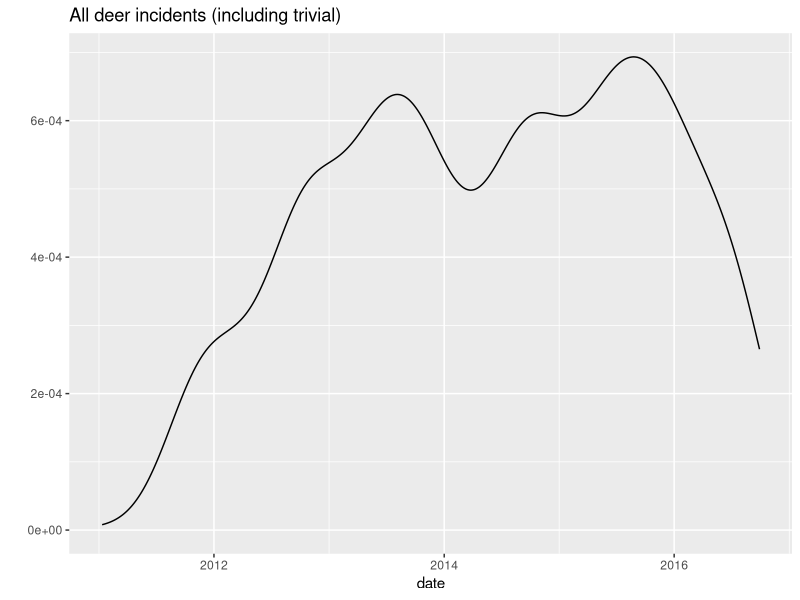
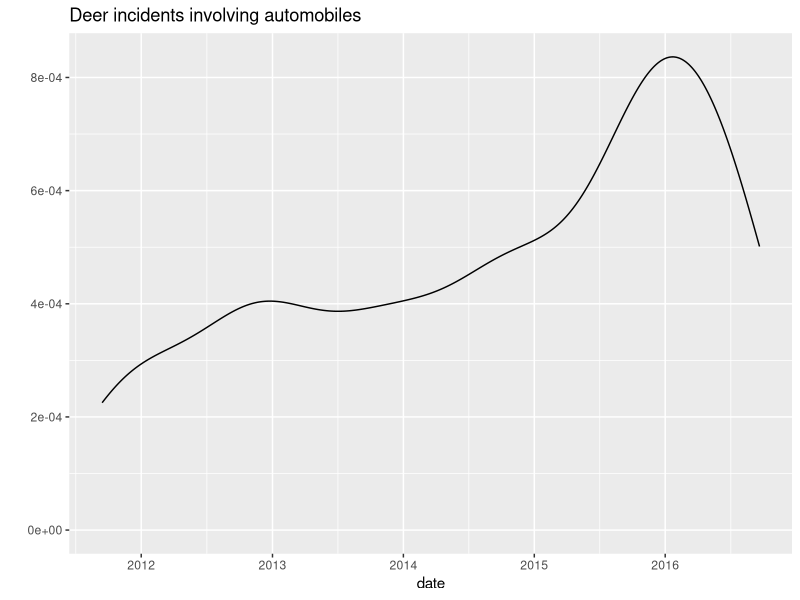
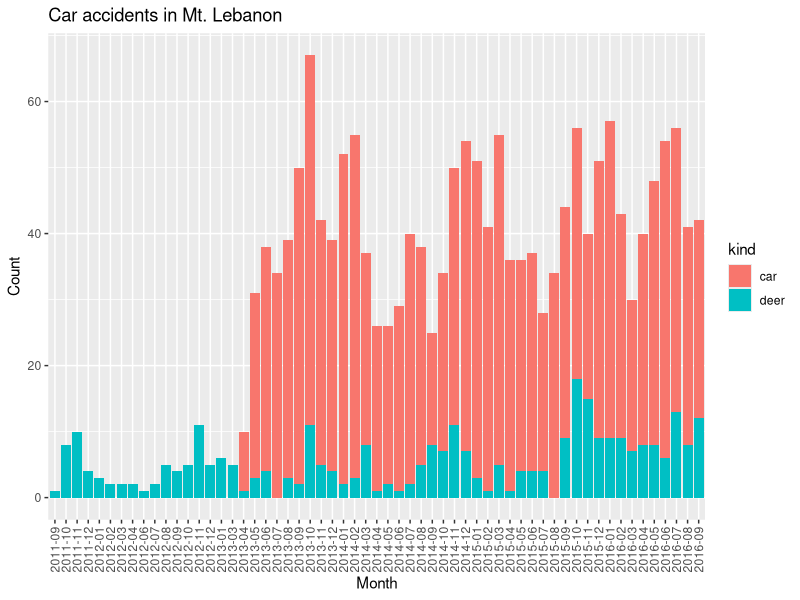
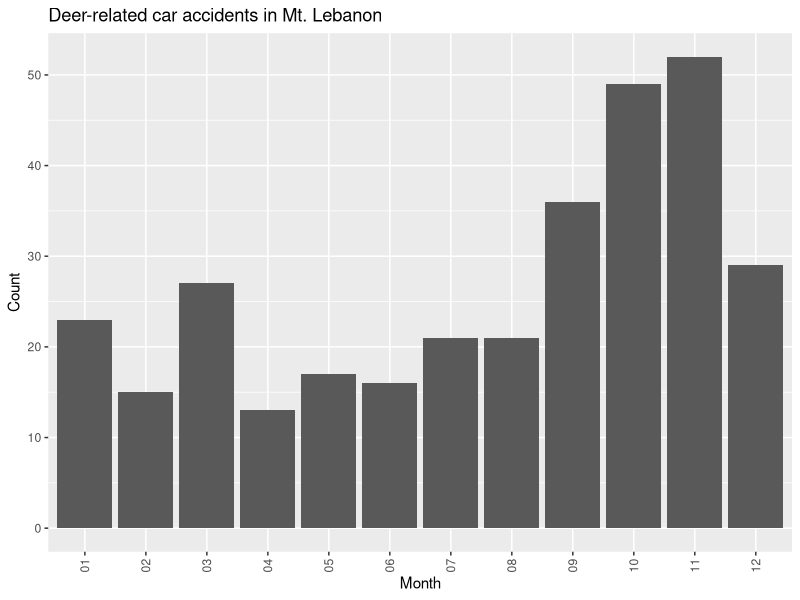
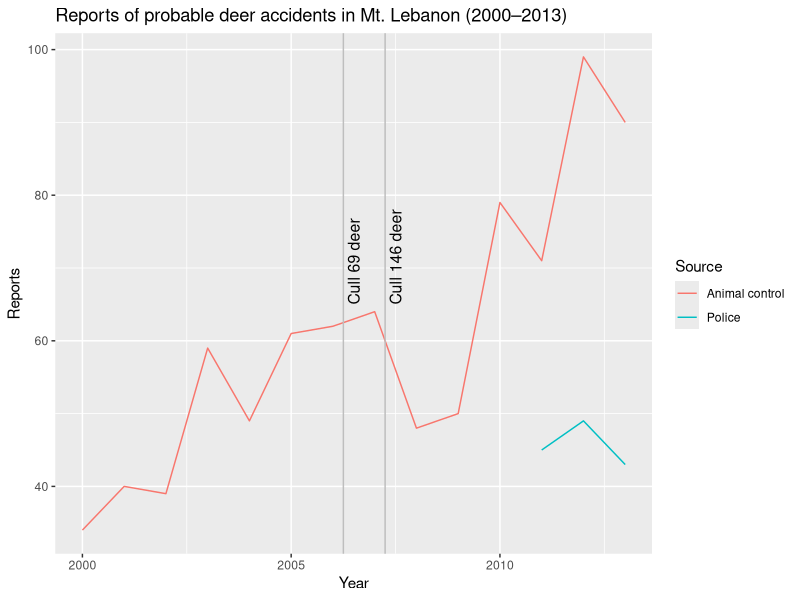
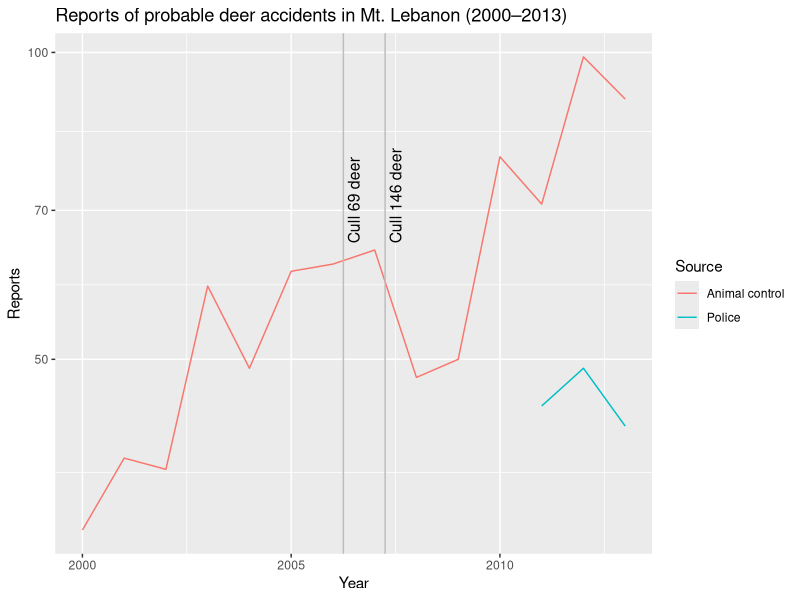
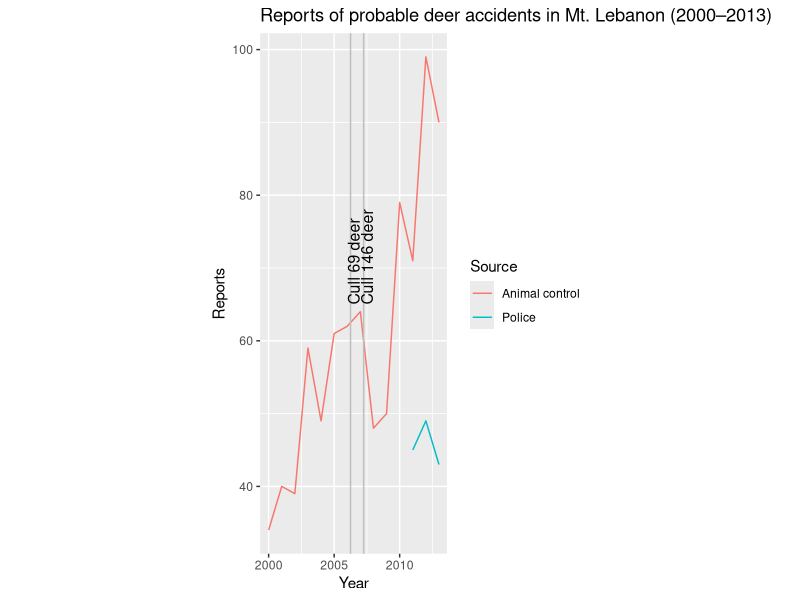
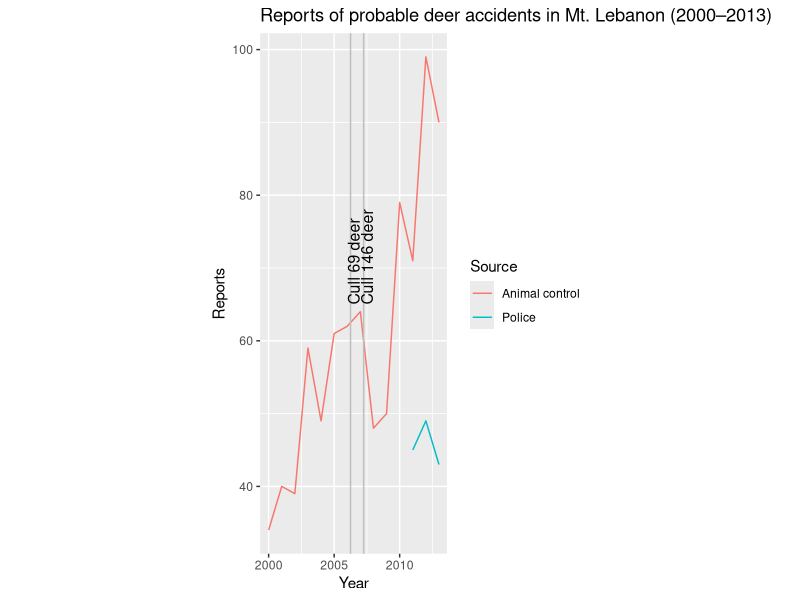

R code for these plots, in order:
library(ggplot2)
library(lubridate)
library(scales)
library(dplyr)  # Load last to shadow earlier-defined functions.
library(tidyr)
library(ggthemes)

deer_incidents <- read.csv("data/mt-lebanon-deer-incidents.csv",
                           as.is=c(1,6))
deer_incidents <- transform(deer_incidents, date = mdy(Incident.Date))
deer_incidents <- transform(deer_incidents, Incident.Date = NULL)

qplot(date, data = deer_incidents, geom = "density",
      main = "All deer incidents (including trivial)")

### For context, compare deer-related car accidents with all car accidents.

deer_accidents <- subset(deer_incidents, Vehicle.Involved == "X")
deer_accidents <- transform(deer_accidents, vehicles=1, Vehicle.Involved=NULL)

qplot(date, data = deer_accidents, geom = "density",
      main = "Deer incidents involving automobiles")

car_accidents <- read.csv("data/police-blotter/accidents.csv")
car_accidents <- transform(car_accidents, date = ymd(date), time = hm(time))

## The car-accident data come from the accidents section of police
## blotters. The blotters are published weekly, but we can't take for
## granted that the blotters will each cover exactly 7 days worth of
## reporting, or that there won't be missing blotters. Therefore, to
## determine the years worth of data coverage we have, we add up the
## dates covered by the individual police blotters in our data set.
pbdates <- read.csv("data/police-blotter/police_blotter_date_ranges.csv")
pbdates <- mutate(pbdates,
                  from = mdy(from),
                  to = mdy(to),
                  years = (to - from) / dyears(1) + 1/365)  # Inclusive.
if (length(unique(pbdates$years)) > 1) {
  ## Right now, all of the blotters cover 7 days. If that ever changes,
  ## we ought to verify that there wasn't a data-entry error.
  stop("Check dates on police blotters for inconsistencies.")
}
police_blotter_data_coverage_in_years <- sum(pbdates$years)

deer_accidents_in_car_accidents_date_range <-
  subset(deer_accidents, (date >= min(car_accidents$date) &
                          date <= max(car_accidents$date)))

deer_accidents_included_in_car_accidents <-
  subset(deer_accidents_in_car_accidents_date_range,
         date %in% car_accidents$date)

deer_accidents_missing_in_car_accidents <-
  subset(deer_accidents_in_car_accidents_date_range,
         ! date %in% car_accidents$date)

combined_accidents <-
  rbind(data.frame(date = deer_accidents$date, kind = "deer", vehicles = 1),
        data.frame(date = car_accidents$date,  kind = "car",
                   vehicles = car_accidents$vehicles))

combined_accidents <-
  transform(combined_accidents, month = floor_date(date, "month"))

qplot(as.factor(substr(month, 1, 7)), data = combined_accidents,
      weight = vehicles, fill = kind,
      main = "Car accidents in Mt. Lebanon",
      xlab = "Month", ylab = "Count") +
  theme(axis.text.x = element_text(angle = 90, vjust = 0.5))

summarize(car_accidents, vehicles = sum(vehicles))

### In which months are deer-related car accidents most common?

qplot(as.factor(substr(date, 6, 7)), data = deer_accidents,
      weight = vehicles,
      main = "Deer-related car accidents in Mt. Lebanon",
      xlab = "Month", ylab = "Count") +
  theme(axis.text.x = element_text(angle = 90, vjust = 0.5))


### In terms of injury risk, how do deer incidents compare to car accidents?

## First, deer-related incidents.
(deer_injury_incidents <- sum(deer_incidents$Person.Injured == "X"))
(deer_incident_years <- diff(range(deer_incidents$date)) / dyears(1))
(deer_injury_incidents_per_year <- deer_injury_incidents / deer_incident_years)

## Next, car-related incidents.
(car_injury_incidents <- sum(car_accidents$injuries > 0))
(car_incident_years <- police_blotter_data_coverage_in_years)
(car_injury_incidents_per_year <- car_injury_incidents / car_incident_years)

(relative_risk_of_injury_car_to_deer <-
 car_injury_incidents_per_year / deer_injury_incidents_per_year)


### If there's a car accident in Mt. Lebanon, how much more (or less) likely
### is it to injure someone, given that a deer was involved?
frequency <- function(bools) sum(bools) / length(bools)
(freq_of_injury_in_all_car_accidents <- frequency(car_accidents$injuries > 0))
(freq_of_injury_in_deer_car_accidents <- frequency(deer_accidents$Person.Injured == "X"))
(rel_freq_of_injury_in_accidents_if_deer_involved <-
     (freq_of_injury_in_deer_car_accidents /
          freq_of_injury_in_all_car_accidents))

### Compute some yearly and monthly summary statistics.
group_by(deer_accidents, year(date)) %>%
  summarise(accidents = n())

group_by(deer_accidents, floor_date(date, "month")) %>%
  summarise(accidents = n()) %>%
  View

group_by(deer_accidents, year = year(date)) %>%
  summarise(accidents = n())

group_by(deer_accidents,
         year = year(date),
         last = month(date) > 8) %>%
  summarise(accidents = n())


### Pedestrian/bicyclist accidents.

pedcyc_incidents <-
  read.csv("data/pedestrian-and-bicyclist-accidents.csv",
           colClasses=c(
             "factor", rep("character", 3), rep("numeric", 3),
             rep("character", 7), "numeric"))
pedcyc_incidents <- transform(pedcyc_incidents, when=ymd_hm(paste(DATE, TIME)))
## select(subset(pedcyc_incidents, UCR.DESCRIPTION == "DEATH"), REPORT)
pedcyc_incidents <-
  pedcyc_incidents %>%
  subset(UCR.DESCRIPTION != "DEATH")

summary(pedcyc_incidents)

pedcyc_incidents %>%
  group_by(UCR.DESCRIPTION) %>%
  summarize(n = n(), injury_frequency = frequency(INJ > 0))

deer_accidents_by_year <-
  group_by(deer_accidents, year=year(date)) %>%
  summarise(accidents = n(), injury_accidents = sum(Person.Injured == "X"))

pedcyc_accidents_by_year <-
  pedcyc_incidents %>%
  group_by(year=year(when)) %>%
  summarise(accidents = n(), injury_accidents = sum(INJ > 0))

full_join(deer_accidents_by_year, pedcyc_accidents_by_year, by="year") %>%
  arrange(year)

full_join(deer_accidents_by_year, pedcyc_accidents_by_year, by="year") %>%
  arrange(year) %>%
  subset(year >= 2011 & year <= 2014) %>%
  summarize(deer_crash_injuries = sum(injury_accidents.x),
            pedcyc_crash_injuries = sum(injury_accidents.y))


deer_accidents_monthly <- transform(deer_accidents, year=year(date), month=month(date))

deer_accidents_monthly %>%
  count(year, month) %>%
  spread(month, n)

deer_accidents_monthly %>%
  count(year)

deer_accidents_monthly %>%
  filter(month > 8) %>%
  count(year)

transform(deer_incidents, year=year(date), month=month(date)) %>%
  count(year, month) %>%
  spread(month, n)


### Deer management report.

deer_management_report <-
  data.frame(Year=2000:2013,
             Animal_control=c(34,40,39,59,49,61,62,64,48,50,79,71,99,90),
             Police=c(rep(NA,11), 45,49,43))

(deer_management_report_m <- deer_management_report %>% gather(Kind, Reports, 2:3))

p <-
qplot(Year, Reports, data=deer_management_report_m,
      geom=c("line"), color=Kind,
      main="Reports of probable deer accidents in Mt. Lebanon (2000–2013)") +
  geom_vline(xintercept=2006.25, color="gray") +
  geom_vline(xintercept=2007.25, color="gray") +
  annotate("text", x=2006.5, y=65, label="Cull 69 deer", hjust=0, angle=90, size=4) +
  annotate("text", x=2007.5, y=65, label="Cull 146 deer", hjust=0, angle=90, size=4) +
  scale_color_discrete(name="Source",
                       breaks=c("Animal_control", "Police"),
                       labels=c("Animal control", "Police"))
p

p + scale_y_continuous(trans=log10_trans())

dev.new()

p + coord_fixed(ratio = with(deer_management_report, bank_slopes(Year, Animal_control)))

ggsave(file="/tmp/probable_deer_accidents_mt_lebanon_2000_thru_2013.pdf",
       device=cairo_pdf)

summary(m1 <- lm(I(log(Animal_control)) ~ Year, data=deer_management_report))

summary(m_lo <- lm(I(log(Animal_control)) ~ Year,
                   data=subset(deer_management_report, Year <= 2005)))

summary(m_lo_linear <- lm(Animal_control ~ Year,
                          data=subset(deer_management_report, Year <= 2005)))

summary(m_hi <- lm(I(log(Animal_control)) ~ Year,
                   data=subset(deer_management_report, Year >= 2010)))

summary(m_cull <- lm(I(log(Animal_control)) ~ Year,
                   data=subset(deer_management_report, Year > 2008)))
